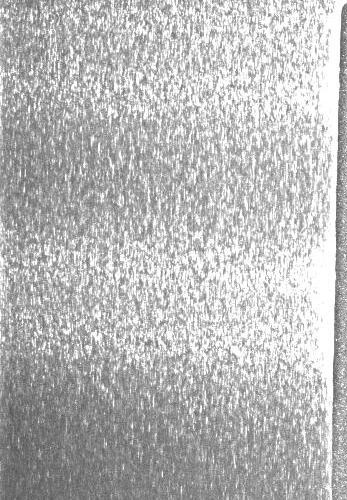
#> input picture Figures/Foil/Original_defects/1.jpg, 347 x 500 px, found by its file name
$ jupyter execute --allow-errors Foil_Edge_and_Polar.ipynb
#> lines starting #> are read from the running program, lines starting #| are printed output that depends on the picture; after the words box and inside, x2 and y2 are one past the last pixel; in counts of white or black regions, pixels touching at a corner belong together
#> further down, image is the input picture: shape (500, 347, 3); min 73, max 255, mean 184.4
[cell 1]
import cv2
import matplotlib as mpl
import matplotlib.pyplot as plt
mpl.rcParams.update(mpl.rcParamsDefault)

def canny_edge_detection_foil(img):
    plt.imshow(img),plt.xticks([]),plt.yticks([])
    plt.show()

    # Convert the image to graycsale
    img_gray = cv2.cvtColor(img, cv2.COLOR_BGR2GRAY)
    # Blur the image for better edge detection
    img_blur = cv2.GaussianBlur(img_gray, (3,3), 0)
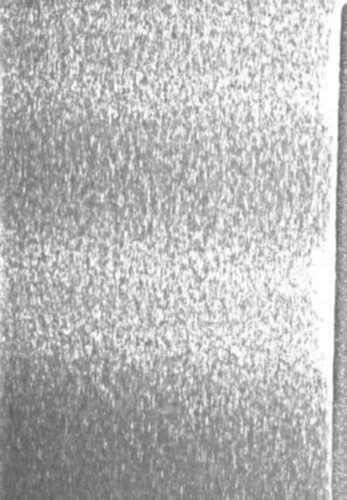
#> img_blur: shape (500, 347); min 92, max 255, mean 184.4
    edges = cv2.Canny(image=img_blur, threshold1=450, threshold2=450) # Canny Edge Detection
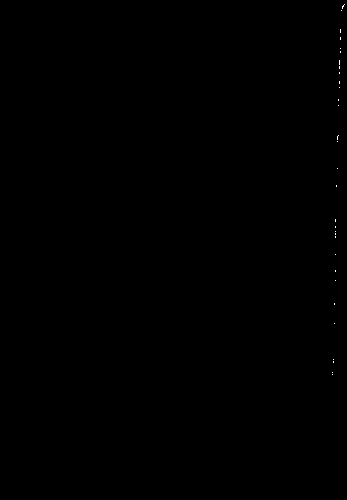
#> edges: shape (500, 347); 0.04% white in thin lines or dots, all inside (x1, y1, x2, y2) = (332, 4, 345, 375)
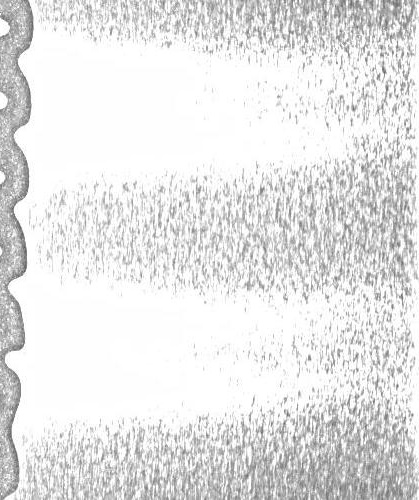
#> input picture Figures/Foil/Original_defects/62.jpg, 419 x 500 px, found by its file name
#> further down, image is the input picture: shape (500, 419, 3); min 88, max 255, mean 229.3
    plt.xticks([])
    plt.yticks([])
    plt.imshow(edges, cmap='viridis')
    cv2.imwrite('..\Figures\Foil\Input_for_polar\Canny_foil_1.png',edges)
    plt.savefig('..\Figures\Foil\Canny_edge\Canny_foil_1.png', dpi=600, transparent = True, bbox_inches = 'tight', pad_inches = 0)
    plt.show()


image = cv2.imread(r'..\Figures\Foil\Original_defects\1.jpg') # Read the original image
canny_edge_detection_foil(image) # Display original image

[cell 2]
def canny_edge_detection_foil(img):
    plt.imshow(img),plt.xticks([]),plt.yticks([])
    plt.show()

    # Convert the image to graycsale
    img_gray = cv2.cvtColor(img, cv2.COLOR_BGR2GRAY)
#> img_gray: shape (500, 419)
    # Blur the image for better edge detection
    img_blur = cv2.GaussianBlur(img_gray, (3,3), 0)
#> img_blur: shape (500, 419)
    edges = cv2.Canny(image=img_blur, threshold1=400, threshold2=450) # Canny Edge Detection
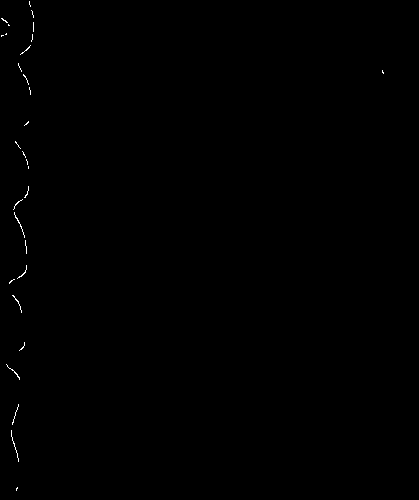
#> edges: shape (500, 419); 0.17% white in thin lines or dots, all inside (x1, y1, x2, y2) = (1, 1, 384, 491)
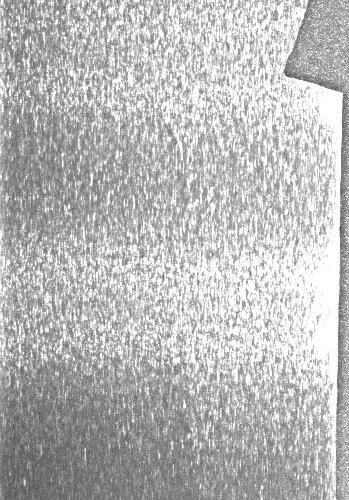
#> input picture Figures/Foil/Original_defects/68.jpg, 349 x 500 px, found by its file name
#> further down, image is the input picture: shape (500, 349, 3); min 73, max 255, mean 184.3
    plt.xticks([])
    plt.yticks([])
    plt.imshow(edges, cmap='viridis')
    cv2.imwrite('..\Figures\Foil\Input_for_polar\Canny_foil_62.png',edges)
    plt.savefig('..\Figures\Foil\Canny_edge\Canny_foil_62.png', dpi=600, transparent = True, bbox_inches = 'tight', pad_inches = 0)
    plt.show()


image = cv2.imread(r'..\Figures\Foil\Original_defects\62.jpg') # Read the original image
canny_edge_detection_foil(image) # Display original image

[cell 3]
def canny_edge_detection_foil(img):
    plt.imshow(img),plt.xticks([]),plt.yticks([])
    plt.show()

    # Convert the image to graycsale
    img_gray = cv2.cvtColor(img, cv2.COLOR_BGR2GRAY)
#> img_gray: shape (500, 349)
    # Blur the image for better edge detection
    img_blur = cv2.GaussianBlur(img_gray, (3,3), 0)
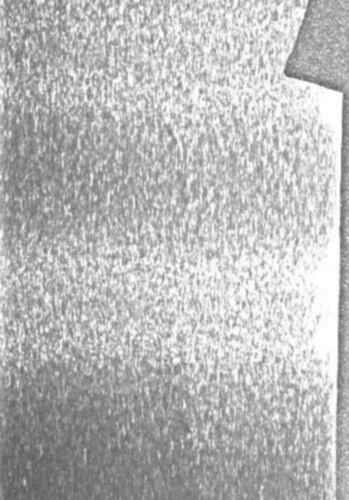
#> img_blur: shape (500, 349); min 91, max 255, mean 184.3
    edges = cv2.Canny(image=img_blur, threshold1=400, threshold2=450) # Canny Edge Detection
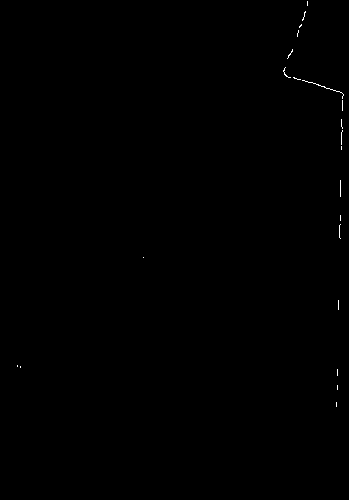
#> edges: shape (500, 349); 0.13% white in thin lines or dots, all inside (x1, y1, x2, y2) = (17, 1, 344, 407)
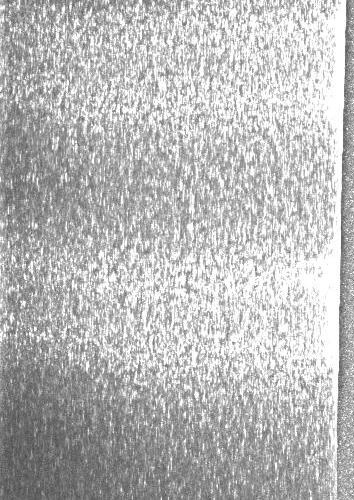
#> input picture Figures/Foil/Original_defects/158.jpg, 354 x 500 px, found by its file name
#> further down, image is the input picture: shape (500, 354, 3); min 72, max 255, mean 184.7
    plt.xticks([])
    plt.yticks([])
    plt.imshow(edges, cmap='viridis')
    cv2.imwrite('..\Figures\Foil\Input_for_polar\Canny_foil_68.png',edges)
    plt.savefig('..\Figures\Foil\Canny_edge\Canny_foil_68.png', dpi=600, transparent = True, bbox_inches = 'tight', pad_inches = 0)
    plt.show()


image = cv2.imread(r'..\Figures\Foil\Original_defects\68.jpg') # Read the original image
canny_edge_detection_foil(image) # Display original image

[cell 4]
def canny_edge_detection_foil(img):
    plt.imshow(img),plt.xticks([]),plt.yticks([])
    plt.show()

    # Convert the image to graycsale
    img_gray = cv2.cvtColor(img, cv2.COLOR_BGR2GRAY)
#> img_gray: shape (500, 354)
    # Blur the image for better edge detection
    img_blur = cv2.GaussianBlur(img_gray, (3,3), 0)
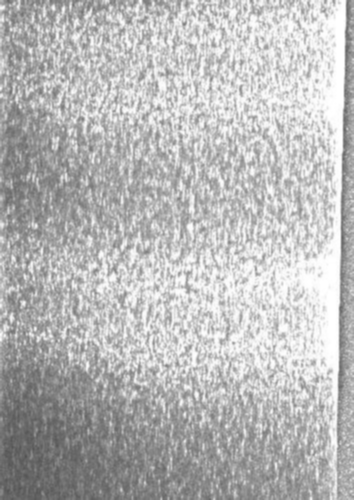
#> img_blur: shape (500, 354); min 83, max 255, mean 184.7
    edges = cv2.Canny(image=img_blur, threshold1=400, threshold2=450) # Canny Edge Detection
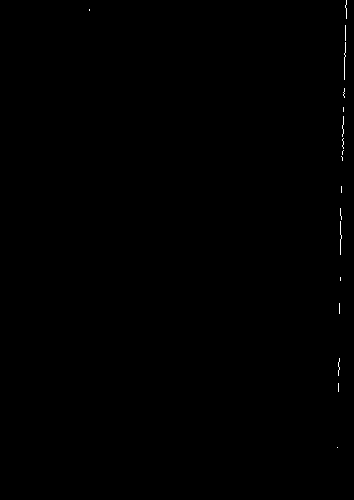
#> edges: shape (500, 354); 0.13% white in thin lines or dots, all inside (x1, y1, x2, y2) = (89, 0, 347, 448)
    plt.xticks([])
    plt.yticks([])
    plt.imshow(edges, cmap='viridis')
    cv2.imwrite('..\Figures\Foil\Input_for_polar\Canny_foil_158.png',edges)
    plt.savefig('..\Figures\Foil\Canny_edge\Canny_foil_158.png', dpi=600, transparent = True, bbox_inches = 'tight', pad_inches = 0)
    plt.show()


image = cv2.imread(r'..\Figures\Foil\Original_defects\158.jpg') # Read the original image
canny_edge_detection_foil(image) # Display original image
